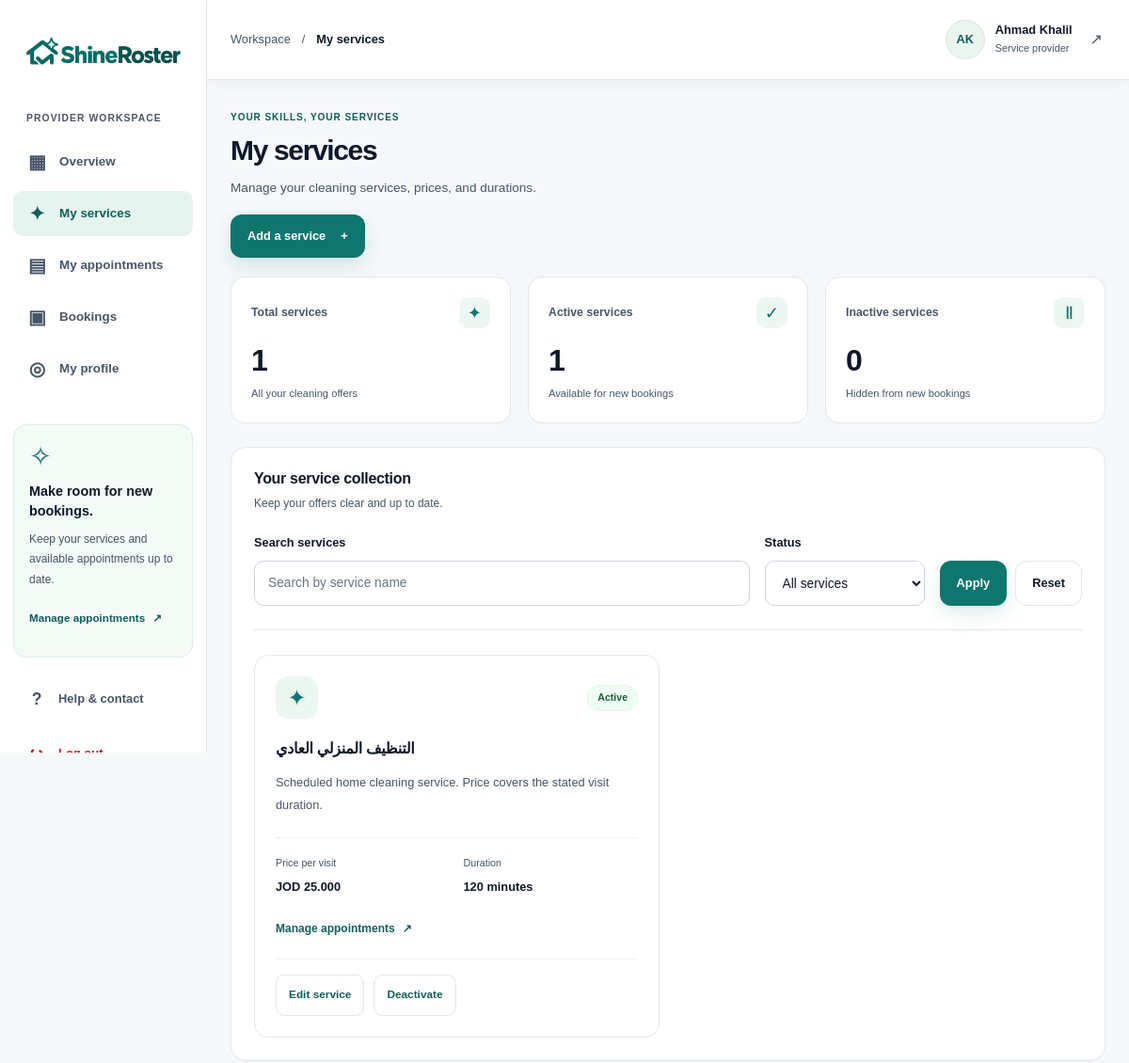
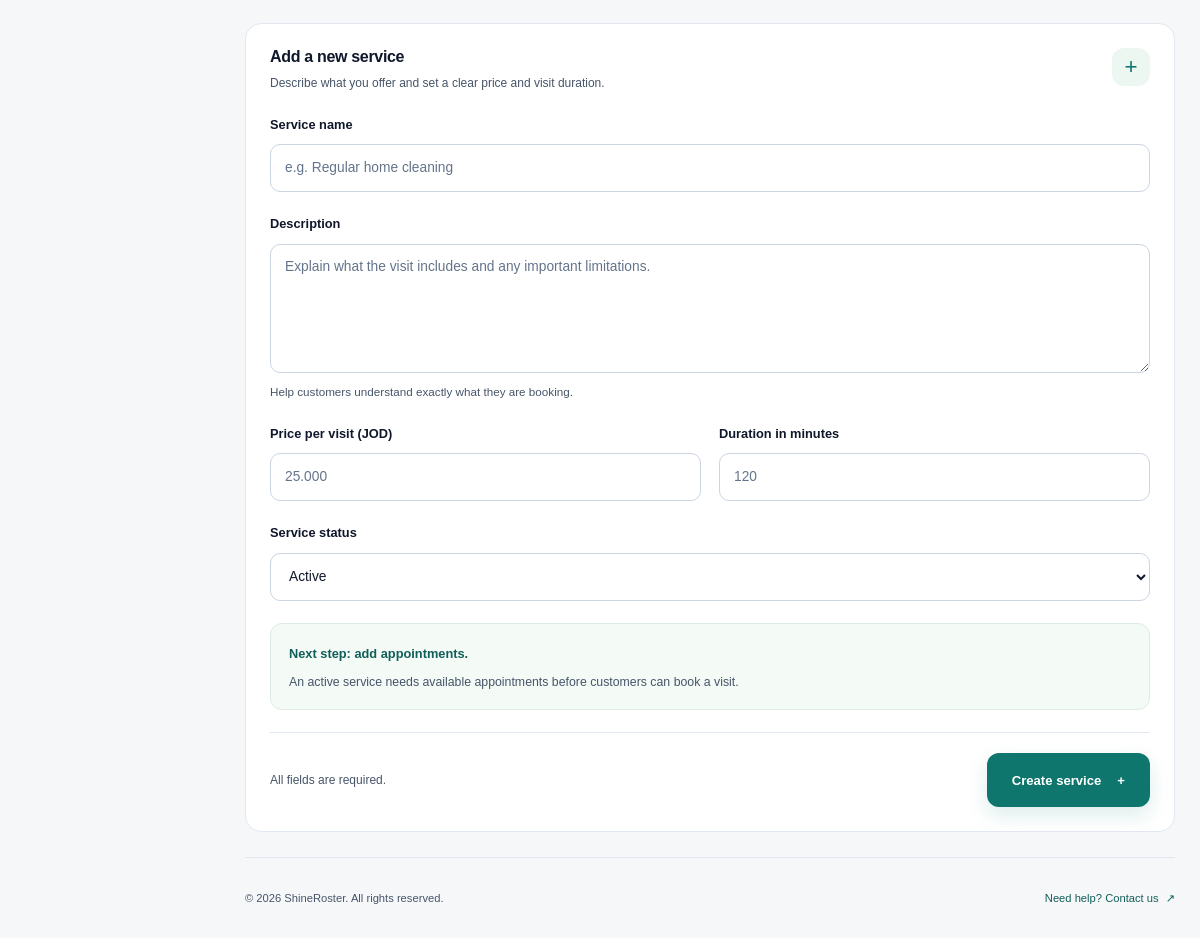
The page /provider/services.php (signed in) on the database its author committed (2 pictures, top to bottom).
### tables this page shows
CREATE TABLE users (
    id INT UNSIGNED AUTO_INCREMENT PRIMARY KEY,
    full_name VARCHAR(100) NOT NULL,
    email VARCHAR(190) NOT NULL UNIQUE,
    phone VARCHAR(20) NOT NULL,
    password_hash VARCHAR(255) NOT NULL,
    role VARCHAR(20) NOT NULL DEFAULT 'customer',
    is_active TINYINT NOT NULL DEFAULT 1,
    created_at DATETIME NOT NULL DEFAULT CURRENT_TIMESTAMP,
    updated_at DATETIME NOT NULL DEFAULT CURRENT_TIMESTAMP ON UPDATE CURRENT_TIMESTAMP
);

CREATE TABLE services (
    id INT UNSIGNED AUTO_INCREMENT PRIMARY KEY,
    provider_id INT UNSIGNED NOT NULL,
    name VARCHAR(120) NOT NULL,
    description TEXT NOT NULL,
    price DECIMAL(10,3) NOT NULL,
    duration_minutes SMALLINT UNSIGNED NOT NULL,
    is_active TINYINT NOT NULL DEFAULT 1,
    created_at DATETIME NOT NULL DEFAULT CURRENT_TIMESTAMP,
    updated_at DATETIME NOT NULL DEFAULT CURRENT_TIMESTAMP ON UPDATE CURRENT_TIMESTAMP,
    FOREIGN KEY (provider_id) REFERENCES provider_profiles(id)
);

### provider/services.php (the view, shortened to what the rows shown need)
<?php
require_once __DIR__ . '/../includes/init.php';
$currentUser = $auth->requireRole('provider', '../login.php');
$service = new Service($db, $currentUser['id']);
$search = inputText($_GET, 'search', 120);
$status = inputText($_GET, 'status');
$serviceStats = $service->getStats();
$serviceRows = $service->getServices($search, $status);
?>
<!DOCTYPE html>
<html lang="en">
<head>
    <link rel="stylesheet" href="../css/style.css">
    <link rel="stylesheet" href="../css/dashboard.css">
    <link rel="stylesheet" href="../css/provider-services.css">
</head>
<body class="dashboard-page">
    <div class="dashboard-layout">
        <?php require_once __DIR__ . '/../includes/sidebar.php'; ?>
        <div class="dashboard-workspace">
            <?php require_once __DIR__ . '/../includes/header.php'; ?>
            <main class="dashboard-main" id="dashboard-main">
                <div class="dashboard-page-heading">
                    <div>
                        <h1>My services</h1>
                    </div>
                </div>
                <section class="dashboard-card service-list-panel" aria-labelledby="service-list-title">
                    <div class="card-heading">
                        <div>
                            <h2 id="service-list-title">Your service collection</h2>
                        </div>
                    </div>
                    <div class="provider-service-grid">
                        <?php foreach ($serviceRows as $serviceRow): ?>
                            <?php
                            $serviceId = (int) $serviceRow['id'];
                            $isActive = (int) $serviceRow['is_active'] === 1;
                            ?>
                            <article class="provider-service-card">
                                <div class="provider-service-top">
                                    <span class="provider-service-icon" aria-hidden="true">✦</span>
                                    <span class="status-badge <?php if ($isActive) {
                                        echo 'status-completed';
                                    } else {
                                        echo 'status-inactive';
                                    } ?>">
                                        <?php if ($isActive) {
                                            echo 'Active';
                                        } else {
                                            echo 'Inactive';
                                        } ?>
                                    </span>
                                </div>
                                <h3><?= escapeHtml($serviceRow['name']) ?></h3>
                                <p class="provider-service-description"><?= escapeHtml(
                                    $serviceRow['description']
                                ) ?></p>
                                <dl class="provider-service-details">
                                    <div><dt>Price per visit</dt><dd>JOD <?= escapeHtml(
                                        $serviceRow['price']
                                    ) ?></dd></div>
                                    <div><dt>Duration</dt><dd><?= (int) $serviceRow[
                                        'duration_minutes'
                                    ] ?> minutes</dd></div>
                                </dl>
                                <a class="service-appointments-link" href="slots.php?service_id=<?= $serviceId ?>">
                                    Manage appointments <span aria-hidden="true">↗</span>
                                </a>
                                <div class="provider-service-actions">
                                    <details class="service-edit">
                                        <summary>Edit service</summary>
                                    </details>
                                    <form action="services.php" method="post">
                                        <button class="service-action-button" type="submit"><?php if (
                                            $isActive
                                        ) {
                                            echo 'Deactivate';
                                        } else {
                                            echo 'Activate';
                                        } ?></button>
                                    </form>
                                </div>
                            </article>
                        <?php endforeach; ?>
                    </div>
                </section>
                <section class="dashboard-card add-service-panel" id="add-service" aria-labelledby="add-service-title">
                    <div class="card-heading">
                        <div>
                            <h2 id="add-service-title">Add a new service</h2>
                        </div>
                    </div>
                </section>
            </main>
        </div>
    </div>
</body>
</html>

### includes/header.php (shortened to what the rows shown need)
<?php
require_once __DIR__ . '/init.php';
$headerName = $currentUser['full_name'];
?>
<header class="dashboard-header">
    <a
        class="dashboard-account"
        href="../profile.php"
        aria-label="Open my profile"
    >
        <span class="account-details">
            <strong dir="auto">
                <?= escapeHtml($headerName) ?>
            </strong>
            <span>Service provider</span>
        </span>
    </a>
</header>

### rows shown on the page
users: full_name "Ahmad Khalil"
services: is_active "Active", name "التنظيف المنزلي العادي", description "Scheduled home cleaning service. Price covers the stated visit duration.", price "25.000", duration_minutes "120"

### other values the page prints
escapeHtml($headerTitle) "My services"
escapeHtml($initials) "AK"
escapeHtml($label) "Total services"
$value "1"
escapeHtml($description) "All your cleaning offers"
escapeHtml($label) "Active services"
escapeHtml($description) "Available for new bookings"
escapeHtml($label) "Inactive services"
$value "0"
escapeHtml($description) "Hidden from new bookings"
